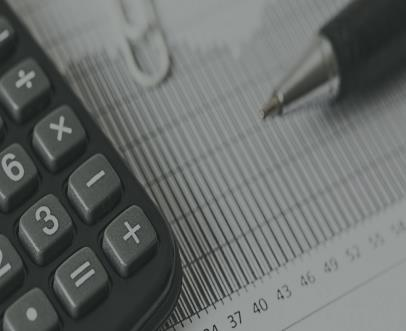
#> input picture catalogue/assets/garde_defaut.jpg, 406 x 331 px
$ python -i server.py   (imports and definitions only)
#> lines starting #> are read from the running program, lines starting #| are printed output that depends on the picture; after the words box and inside, x2 and y2 are one past the last pixel; in counts of white or black regions, pixels touching at a corner belong together
"""Petit serveur local : l'interface s'ouvre dans le navigateur, tout reste sur l'ordinateur."""
import base64
import copy
from collections import OrderedDict
import io
import json
import os
import re
import secrets
import subprocess
import sys
import threading
import time
import unicodedata
import urllib.request
from http.server import BaseHTTPRequestHandler, ThreadingHTTPServer

from PIL import Image

from . import ai as ailib, citations, fixed as fixedlib, catalog, prix as prixlib, errlog, importer, isbn as isbnlib, pages as pagelib, libs, net, render_pdf, report, usage, render_pptx, render_png, sources, store, updater, version

HERE = os.path.dirname(os.path.abspath(__file__))
APP_ID = "cmpl-catalogue"
PORT = 8766
TOKEN = secrets.token_urlsafe(16)
_state = {"bye_at": None}
LOCK = threading.RLock()
CAT = {"meta": {"titre": "", "date": ""}, "books": []}
JOB = {"job": None}
EPOCH = {"n": 0}                      # change quand le catalogue en cours est remplacé (ouverture, restauration, vidage) : une recherche en cours ne doit plus y écrire


# ------------------------------------------------------------------ catalogue en mémoire
# [7 lines left out: function load, not called in this run]


REV = {"n": 0}                       # change à chaque modification : invalide la mise en page et les images d'aperçu
LAY_LOCK = threading.Lock()
LAY = {"rev": -1, "all": ([], [], [], [])}
PNG_LOCK = threading.Lock()
PNGS = OrderedDict()


HIST = {"stack": [], "idx": -1, "t": 0.0, "jobstep": False}
HIST_MAX = 60


def _snap():
    return json.dumps(CAT, ensure_ascii=False, sort_keys=True)


# [6 lines left out: function _new_epoch, not called in this run]


def _job_running():
    j = JOB.get("job")
    return bool(j and j.running)


# [19 lines left out: function _hist_push, not called in this run]


def hist_state():
    return {"undo": HIST["idx"] > 0, "redo": HIST["idx"] < len(HIST["stack"]) - 1}


# [120 lines left out: functions _autosave_lib, save, _normalize, replace_catalogue, undo_redo, find and 4 more, not called in this run]


# ------------------------------------------------------------------ tri
def _fold(t):
    t = unicodedata.normalize("NFD", str(t or "")).encode("ascii", "ignore").decode().lower().strip()
    return re.sub(r"^(le|la|les|l'|un|une|des|the)\s+", "", t)


# [63 lines left out: functions _date_key, sort_books, check, not called in this run]


# ------------------------------------------------------------------ récupération en tâche de fond
USER_OWNED = ("rubrique", "prix", "taux", "prix_ar")      # saisis par l'utilisateur : jamais écrasés par une recherche en cours


def _empty(v):
    return v is None or v == "" or v == [] or v == {}


# [250 lines left out: functions merge_fetched, start_fetch, start_ai, garde_image, build_all, build_pages and 8 more, not called in this run]


EDITABLE = ("titre", "auteurs", "resume", "date", "collection", "editeur", "pages", "illustrations", "dimensions", "prix",
            "edition", "taux", "titre_tableau", "prix_ar", "rubrique")


# [135 lines left out: functions set_rubrique, lib_thumb, add_manual_book, _apply_fields, update_book, not called in this run]


BULK_FIELDS = ("editeur", "collection", "prix", "date", "illustrations", "dimensions")


# [80 lines left out: functions update_many, shorten_many, remove_many, set_prices, set_cover, not called in this run]


COVER_CAND = {}          # isbn -> [(source, octets)] : couvertures proposées dans « Comparer les sources »


# [36 lines left out: functions cover_compare, cover_choose, not called in this run]


def _auto_box(im):
    """Cadre du contenu : retire les marges de la couleur du fond (blanc ou uniforme) autour de l'image."""
    from PIL import ImageChops
    rgb = im.convert("RGB")
    bg = Image.new("RGB", rgb.size, rgb.getpixel((0, 0)))
    diff = ImageChops.difference(rgb, bg).convert("L").point(lambda v: 255 if v > 24 else 0)
    return diff.getbbox()


# [24 lines left out: function crop_cover, not called in this run]


# ------------------------------------------------------------------ HTTP
class Handler(BaseHTTPRequestHandler):
    server_version = "CMPLCat/1.0"

    def log_message(self, *a):
        pass

    def _host_ok(self):
        return (self.headers.get("Host") or "").split(":")[0] in ("127.0.0.1", "localhost")

    # [22 lines left out: functions _token_ok, _send, not called in this run]

    def _json(self):
        n = int(self.headers.get("Content-Length") or 0)
        return json.loads(self.rfile.read(n) or b"{}")

    # [533 lines left out: functions do_GET, do_POST, _watchdog, already_running, main, not called in this run]

>>> from PIL import Image
>>> picture = Image.open('assets/garde_defaut.jpg')
#> picture is the input picture: PIL image 406x331 RGB; mean R, G, B 103.7, 107.5, 105.8
>>> result = _auto_box(picture)
#> in _auto_box, `diff = ImageChops.difference(rgb, bg).convert("L").point(lambda v: 255..`:
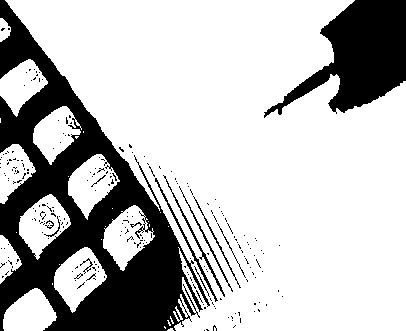
#> diff: PIL image 406x331 L; 74.1% white; 236 black regions (223 under 20 px), largest, box (x1, y1, x2, y2) and area: (0, 0, 210, 331) 24952, (264, 0, 406, 118) 7962, (155, 178, 218, 302) 324
#> result = (0, 0, 406, 331)
